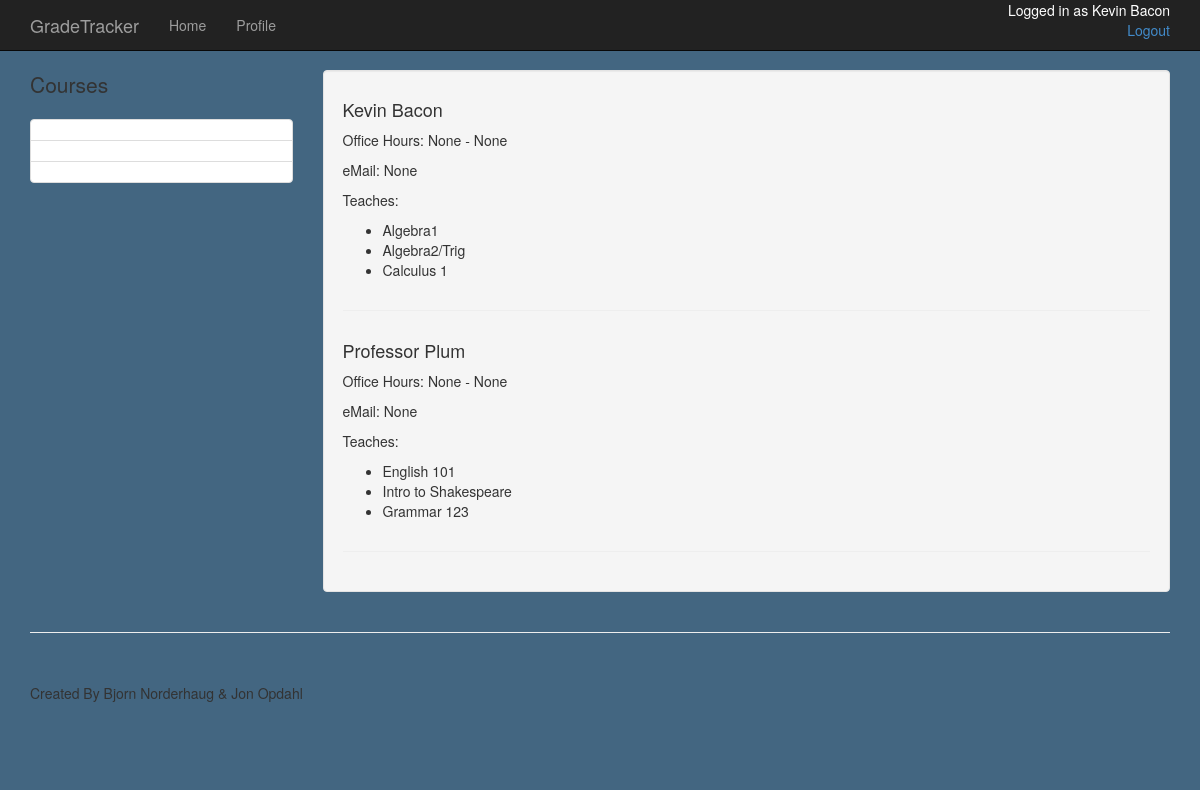
The page /student/opdajo01/contacts (signed in) on the database its author committed.
### app/models.py (models this page shows, shortened)
class Admin(db.Model):
	id = db.Column(db.String(8), primary_key=True)
	first_name = db.Column(db.String(50), index=True)
	last_name = db.Column(db.String(50), index=True)
	admin_pass = db.Column(db.String(50))
	position = db.Column(db.String(50))
	email = db.Column(db.String(120))
	begin = db.Column(db.DateTime)
	end = db.Column(db.DateTime)
	classes = db.relationship("Course", backref="teacher", lazy='dynamic')
	def __repr__(self):
		return (self.first_name + ' ' + self.last_name)

class Course(db.Model):
	course_num = db.Column(db.Integer, primary_key=True)
	name = db.Column(db.String(80), index=True, unique=True)
	admin_id = db.Column(db.String(8), db.ForeignKey('admin.id'))
	def __repr__(self):
		return self.name

### app/views.py (the view)
@app.route('/student/<id>/contacts')
@login_required
def studentContact(id):
	user = current_user
	admins = Admin.query.all()
	return render_template('stud_contact.html',
							admins=admins,
							user=user)

### app/views.py (called while the page is built)
@login_manager.user_loader
def load_user(id):
	user=Student.query.get(str(id))
	if user is None:
		user=Admin.query.get(str(id))
	return user

### app/templates/stud_contact.html
{% extends "new.html" %}
{% block content %}
    <div class="container">
        <div class="row">
            <div class="col-md-3">
                <p class="lead"> Courses </p>
                <div class="list-group">
                	{% for course in user.classes %}
                    <a href="/student/{{user.id}}/{{course.course_name}}" class="list-group-item">{{ course.course_name}}</a>
                    {% endfor %}
                </div>
            </div>
            <div class="col-md-9">
                <div class="well">
                    {% for admin in admins %}
                    <div class="row">
                        <div class="col-md-12">
                        	<h4> {{admin}} </h4>
                            <p> Office Hours: {{admin.begin}} - {{admin.end}} </p>
                            <p> eMail: {{admin.email}} </p>
                            <p> Teaches:
                                <ul>
                                {%for c in admin.classes %}
                                    <li> {{c}} </li>
                                {% endfor %}
                                </ul>
                            </p>
                        </div>
                    </div>
                    <hr>
                    {% endfor %}
                </div>
            </div>
        </div>
    </div>
{% endblock %}

### app/templates/new.html (shortened to what this page needs)
<!DOCTYPE html>
<html>
<head>
    <link href="/static/css/bootstrap.min.css" rel="stylesheet">
    <link href="/static/css/shop-item.css" rel="stylesheet">
</head>
<body style="background-color: #436681">
    <nav class="navbar navbar-inverse navbar-fixed-top" role="navigation">
        <div class="container">
            <div class="navbar-header">
                <a class="navbar-brand" href="/home">GradeTracker</a>
            </div>
            <div class="collapse navbar-collapse" id="bs-example-navbar-collapse-1">
                <ul class="nav navbar-nav">
                    <li>
                        <a href="/home">Home</a>
                    </li>
                    <li>
                        <a href="{{ url_for('profile') }}">Profile</a>
                    </li>
                </ul>
                <p id="login_status" class="pull_right">Logged in as {{ user }} <br>
					<a href="{{url_for('logout')}}" class="pull-right"> Logout </a>
				</p>
            </div>
        </div>
    </nav>
    {% block content %}{% endblock %}
    <div class="container">
        <hr>
        <footer>
            <div class="row">
                <div class="col-lg-12">
                    <p>Created By Bjorn Norderhaug & Jon Opdahl</p>
                </div>
            </div>
        </footer>
    </div>
</body>
</html>

### app/static/css/shop-item.css (style rules this page uses)
body { padding-top: 70px; }
footer { margin: 50px 0; }

### app/templates/new.html (style rules this page uses)
#login_status { float: right; color: white; height: inherit; }

### rows shown on the page
Admin: first_name+last_name "Kevin Bacon", begin "None", end "None", email "None"
Course: name "Algebra1"
Course: name "Algebra2/Trig"
Course: name "Calculus 1"
Admin: first_name+last_name "Professor Plum", begin "None", end "None", email "None"
Course: name "English 101"
Course: name "Intro to Shakespeare"
Course: name "Grammar 123"
